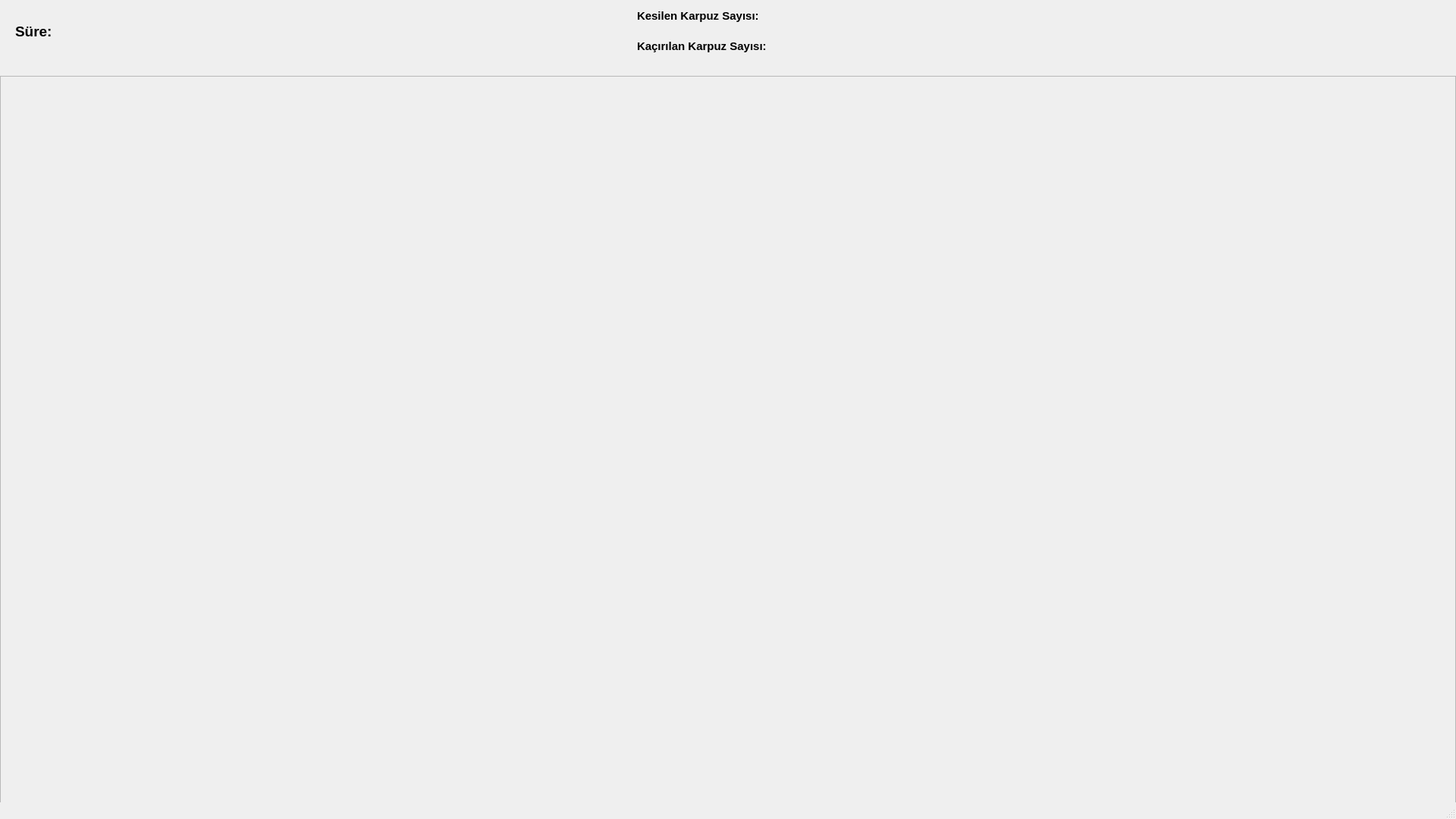
<?xml version="1.0" encoding="UTF-8"?>
<ui version="4.0">
 <class>MainWindow</class>
 <widget class="QMainWindow" name="MainWindow">
  <property name="geometry">
   <rect>
    <x>0</x>
    <y>0</y>
    <width>1920</width>
    <height>1080</height>
   </rect>
  </property>
  <property name="windowTitle">
   <string>MainWindow</string>
  </property>
  <widget class="QWidget" name="centralwidget">
   <widget class="QScrollArea" name="scrollArea">
    <property name="geometry">
     <rect>
      <x>0</x>
      <y>100</y>
      <width>1920</width>
      <height>1001</height>
     </rect>
    </property>
    <property name="styleSheet">
     <string notr="true">background-image: url(:/imagines/imagines/back.jpg);</string>
    </property>
    <property name="widgetResizable">
     <bool>true</bool>
    </property>
    <widget class="QWidget" name="scrollAreaWidgetContents">
     <property name="geometry">
      <rect>
       <x>0</x>
       <y>0</y>
       <width>1918</width>
       <height>999</height>
      </rect>
     </property>
    </widget>
   </widget>
   <widget class="QLabel" name="label">
    <property name="geometry">
     <rect>
      <x>20</x>
      <y>30</y>
      <width>81</width>
      <height>22</height>
     </rect>
    </property>
    <property name="font">
     <font>
      <pointsize>14</pointsize>
      <bold>true</bold>
     </font>
    </property>
    <property name="text">
     <string>Süre:</string>
    </property>
   </widget>
   <widget class="QLabel" name="label_2">
    <property name="geometry">
     <rect>
      <x>840</x>
      <y>10</y>
      <width>191</width>
      <height>22</height>
     </rect>
    </property>
    <property name="font">
     <font>
      <pointsize>11</pointsize>
      <bold>true</bold>
     </font>
    </property>
    <property name="text">
     <string>Kesilen Karpuz Sayısı:</string>
    </property>
   </widget>
   <widget class="QLabel" name="label_4">
    <property name="geometry">
     <rect>
      <x>840</x>
      <y>50</y>
      <width>201</width>
      <height>22</height>
     </rect>
    </property>
    <property name="font">
     <font>
      <pointsize>11</pointsize>
      <bold>true</bold>
     </font>
    </property>
    <property name="text">
     <string>Kaçırılan Karpuz Sayısı:</string>
    </property>
   </widget>
   <widget class="QLabel" name="lbl_sure">
    <property name="geometry">
     <rect>
      <x>90</x>
      <y>30</y>
      <width>61</width>
      <height>31</height>
     </rect>
    </property>
    <property name="palette">
     <palette>
      <active>
       <colorrole role="WindowText">
        <brush brushstyle="SolidPattern">
         <color alpha="255">
          <red>0</red>
          <green>85</green>
          <blue>255</blue>
         </color>
        </brush>
       </colorrole>
      </active>
      <inactive>
       <colorrole role="WindowText">
        <brush brushstyle="SolidPattern">
         <color alpha="255">
          <red>0</red>
          <green>0</green>
          <blue>0</blue>
         </color>
        </brush>
       </colorrole>
      </inactive>
      <disabled>
       <colorrole role="WindowText">
        <brush brushstyle="SolidPattern">
         <color alpha="255">
          <red>120</red>
          <green>120</green>
          <blue>120</blue>
         </color>
        </brush>
       </colorrole>
      </disabled>
     </palette>
    </property>
    <property name="font">
     <font>
      <pointsize>17</pointsize>
      <bold>true</bold>
     </font>
    </property>
    <property name="text">
     <string/>
    </property>
   </widget>
   <widget class="QLabel" name="ln_kesilen">
    <property name="geometry">
     <rect>
      <x>1040</x>
      <y>10</y>
      <width>63</width>
      <height>22</height>
     </rect>
    </property>
    <property name="palette">
     <palette>
      <active>
       <colorrole role="WindowText">
        <brush brushstyle="SolidPattern">
         <color alpha="255">
          <red>0</red>
          <green>170</green>
          <blue>0</blue>
         </color>
        </brush>
       </colorrole>
      </active>
      <inactive>
       <colorrole role="WindowText">
        <brush brushstyle="SolidPattern">
         <color alpha="255">
          <red>0</red>
          <green>0</green>
          <blue>0</blue>
         </color>
        </brush>
       </colorrole>
      </inactive>
      <disabled>
       <colorrole role="WindowText">
        <brush brushstyle="SolidPattern">
         <color alpha="255">
          <red>120</red>
          <green>120</green>
          <blue>120</blue>
         </color>
        </brush>
       </colorrole>
      </disabled>
     </palette>
    </property>
    <property name="font">
     <font>
      <pointsize>14</pointsize>
      <bold>true</bold>
     </font>
    </property>
    <property name="text">
     <string/>
    </property>
   </widget>
   <widget class="QLabel" name="ln_kacirilan">
    <property name="geometry">
     <rect>
      <x>1040</x>
      <y>50</y>
      <width>63</width>
      <height>22</height>
     </rect>
    </property>
    <property name="palette">
     <palette>
      <active>
       <colorrole role="WindowText">
        <brush brushstyle="SolidPattern">
         <color alpha="255">
          <red>255</red>
          <green>0</green>
          <blue>0</blue>
         </color>
        </brush>
       </colorrole>
      </active>
      <inactive>
       <colorrole role="WindowText">
        <brush brushstyle="SolidPattern">
         <color alpha="255">
          <red>0</red>
          <green>0</green>
          <blue>0</blue>
         </color>
        </brush>
       </colorrole>
      </inactive>
      <disabled>
       <colorrole role="WindowText">
        <brush brushstyle="SolidPattern">
         <color alpha="255">
          <red>120</red>
          <green>120</green>
          <blue>120</blue>
         </color>
        </brush>
       </colorrole>
      </disabled>
     </palette>
    </property>
    <property name="font">
     <font>
      <pointsize>14</pointsize>
      <bold>true</bold>
     </font>
    </property>
    <property name="text">
     <string/>
    </property>
   </widget>
  </widget>
  <widget class="QMenuBar" name="menubar">
   <property name="geometry">
    <rect>
     <x>0</x>
     <y>0</y>
     <width>1920</width>
     <height>27</height>
    </rect>
   </property>
  </widget>
  <widget class="QStatusBar" name="statusbar"/>
 </widget>
 <resources/>
 <connections/>
</ui>
